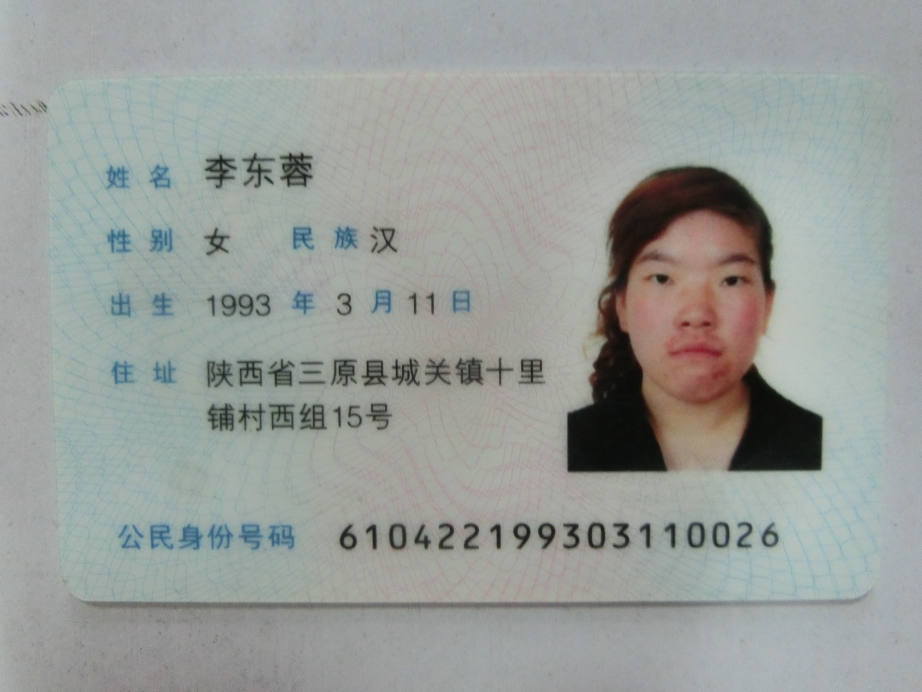
//> input picture leon_cpp/test_img/1.jpg, 4608 x 3456 px (shown at 1/5 size)
$ ./rotate   (built with g++ and OpenCV 4)
//> lines starting //> are read from the running program, lines starting //| are printed output that depends on the picture
#include "opencv2/opencv.hpp"

int main()
{
    cv::Mat img = cv::imread("../test_img/1.jpg");
//> img is the input picture: 3456 rows x 4608 cols, CV_8UC3; mean B, G, R 153.2, 156.8, 152.1
    cv::resize(img, img, cv::Size(img.cols/5,img.rows/5));
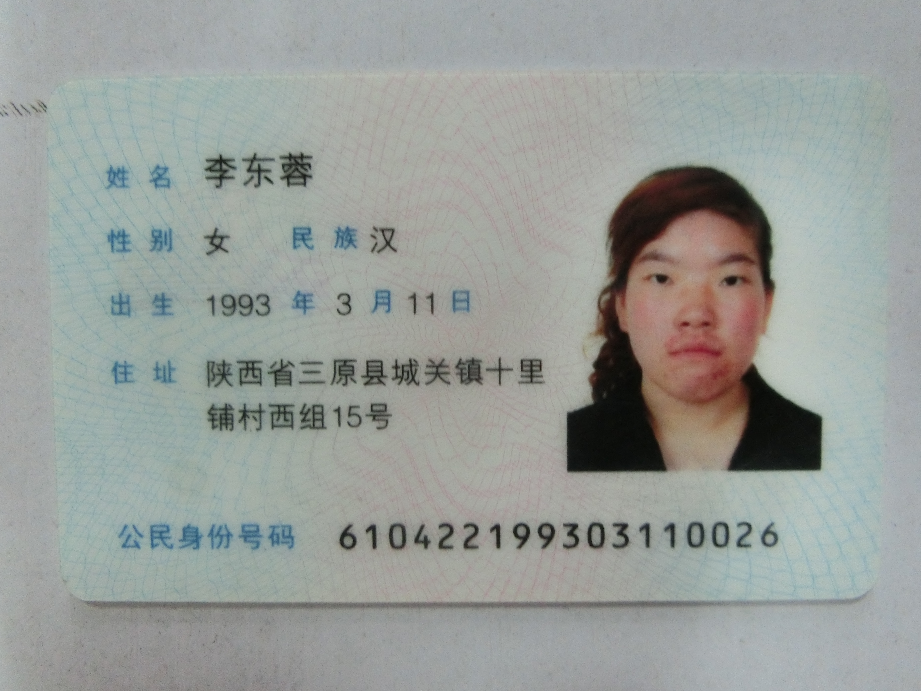
//> img: 691 rows x 921 cols, CV_8UC3; mean B, G, R 153.1, 156.7, 152

    cv::Point center(img.cols/2, img.rows/2);
//> center = Point(460, 345)
    cv::Mat rot_mat = cv::getRotationMatrix2D(center, -180, 1.0);
    cv::Mat rotated_img;
    cv::warpAffine(img, rotated_img, rot_mat, img.size(), cv::INTER_LINEAR);
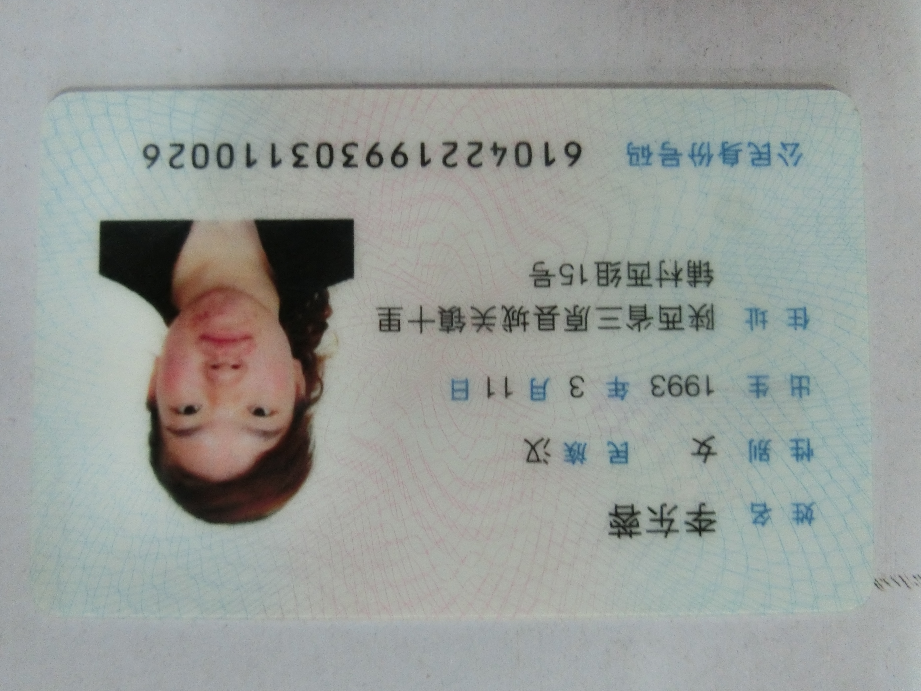
//> rotated_img: 691 rows x 921 cols, CV_8UC3; mean B, G, R 153.1, 156.7, 152

    cv::imshow("raw",img);
    cv::imshow("roate", rotated_img);
    cv::waitKey(-1);
}
